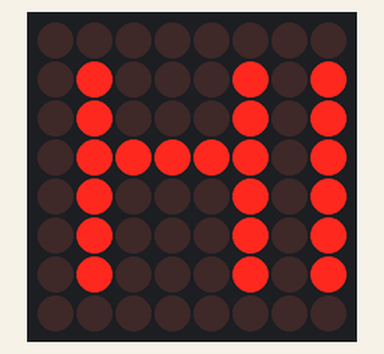
The sketch below on a simulated Arduino Mega 2560, built with avr-gcc and run on an emulated ATmega2560. Shown: 8×8 LED matrix. Wiring (inferred from the names in the program): LED matrix (orientation assumed): rows pin 8, pin 13, pin 0, pin 11, pin 7, pin 1, pin 6, pin 3; columns pin 12, pin 5, pin 4, pin 9, pin 2, pin 10, pin 14, pin 15.

Above: at 0.17 s.
At 4.78 s:
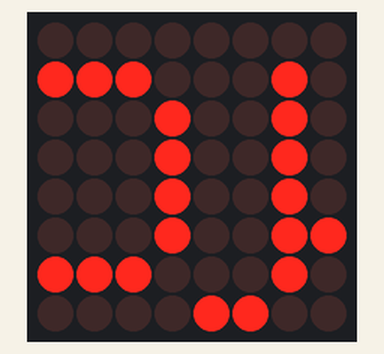
At 9.59 s:
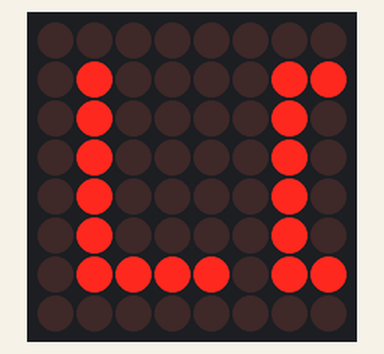
At 19.41 s:
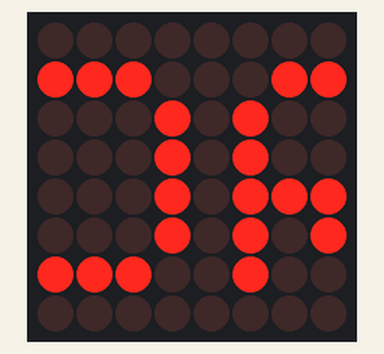
At 28.61 s:
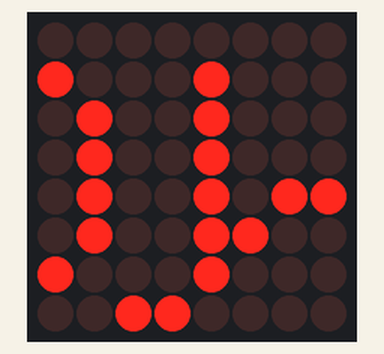
At 38.85 s:
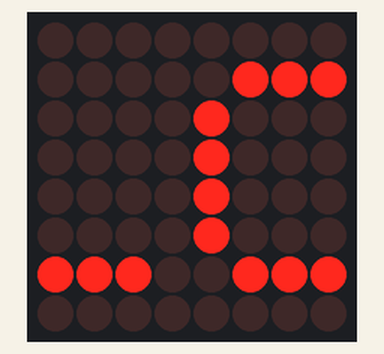

The sketch:

Text_scroling.ino
```cpp
#define ROW_COUNT      8
#define COLUMN_COUNT   8
#define TEXT_LENGTH    56
#define SCROLL_SPEED   5

// Define row pins
const int rowPins[ROW_COUNT] = {8, 13, 0, 11, 7, 1, 6, 3};
// Define column pins
const int columnPins[COLUMN_COUNT] = {12, 5, 4, 9, 2, 10, 14, 15};

int position = 0;
int buttonState = 0;
int lastButtonState = 0;
int state = 0;

  int Hello_World [8] [TEXT_LENGTH] ={
  {0,0,0,0,0,0,0,0,0,0,0,0,0,0,0,0,0,0,0,0,0,0,0,0,0,0,0,0,0,0,0,0,0,0,0,0,0,0,0,0,0,0,0,0,0,0,0,0,0,0,0,0,0,0,0,0},
  {0,1,0,0,0,1,0,1,1,1,0,1,0,0,0,0,1,0,0,0,0,0,1,1,1,0,0,0,1,0,0,0,0,1,0,0,1,1,1,0,0,0,1,1,0,0,1,0,0,0,0,1,1,0,0,0},
  {0,1,0,0,0,1,0,1,0,0,0,1,0,0,0,0,1,0,0,0,0,1,0,0,0,1,0,0,1,0,0,0,0,1,0,1,0,0,0,1,0,1,0,0,1,0,1,0,0,0,0,1,0,1,0,0},
  {0,1,1,1,1,1,0,1,1,1,0,1,0,0,0,0,1,0,0,0,0,1,0,0,0,1,0,0,1,0,0,0,0,1,0,1,0,0,0,1,0,1,0,0,1,0,1,0,0,0,0,1,0,0,1,0},
  {0,1,0,0,0,1,0,1,0,0,0,1,0,0,0,0,1,0,0,0,0,1,0,0,0,1,0,0,1,0,1,1,0,1,0,1,0,0,0,1,0,1,1,1,0,0,1,0,0,0,0,1,0,0,1,0},
  {0,1,0,0,0,1,0,1,0,0,0,1,0,0,0,0,1,0,0,0,0,1,0,0,0,1,0,0,1,1,0,0,1,1,0,1,0,0,0,1,0,1,0,1,0,0,1,0,0,0,0,1,0,1,0,0},
  {0,1,0,0,0,1,0,1,1,1,0,1,1,1,1,0,1,1,1,1,0,0,1,1,1,0,0,0,1,0,0,0,0,1,0,0,1,1,1,0,0,1,0,0,1,0,1,1,1,1,0,1,1,0,0,0},
  {0,0,0,0,0,0,0,0,0,0,0,0,0,0,0,0,0,0,0,0,0,0,0,0,0,0,1,1,0,0,0,0,0,0,0,0,0,0,0,0,0,0,0,0,0,0,0,0,0,0,0,0,0,0,0,0}
  };

void setup() {
  for (int i = 0; i < ROW_COUNT; i++) {
    pinMode(rowPins[i], OUTPUT);
    digitalWrite(rowPins[i], HIGH);
  }

  for (int i = 0; i < COLUMN_COUNT; i++) {
    pinMode(columnPins[i], OUTPUT);
    digitalWrite(columnPins[i], LOW);
  }
  pinMode(24, INPUT_PULLUP);
}

void selectRow(int row) {
  for (int i = 0; i < ROW_COUNT; i++) {
    digitalWrite(rowPins[i], i + 1 == row ? LOW : HIGH);
  }
}

void setLEDInActiveRow(int column, int state) {
  digitalWrite(columnPins[column - 1], state);
}

void disPlayWithScroll() {
  for (int x = 0; x < 5; x++) {
    for (int j = 0; j < ROW_COUNT; j++) {
      selectRow(j + 1);
      for (int i = 0; i < COLUMN_COUNT; i++) {
        setLEDInActiveRow(i + 1, Hello_World[j][(i + position) - abs((i + position) / (TEXT_LENGTH)) * (TEXT_LENGTH)]);
      }
      delay(SCROLL_SPEED);
    }
  }
  position++;
}
void loop() {
  disPlayWithScroll();
}
```
